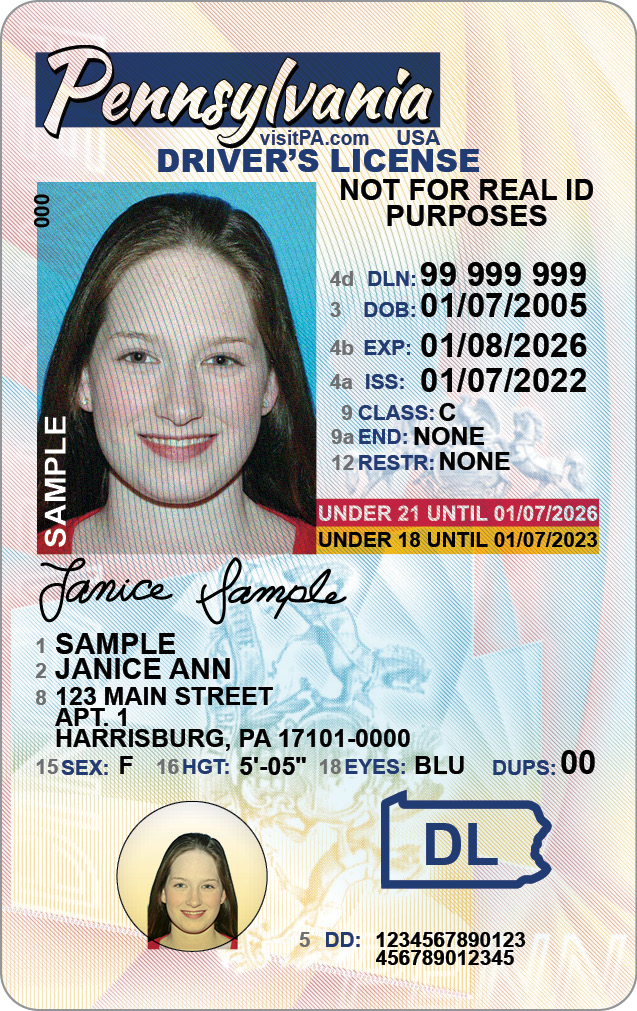
#> input picture images/License-2.jpg, 637 x 1011 px
$ python -i utils.py   (imports and definitions only)
#> lines starting #> are read from the running program, lines starting #| are printed output that depends on the picture; after the words box and inside, x2 and y2 are one past the last pixel; in counts of white or black regions, pixels touching at a corner belong together
import base64
import cv2
import json
import os
import logging

# Set up logging
# [1 line not run here, left out]
logger = logging.getLogger(__name__)


def encode_image(image_path: str) -> str:
    with open(image_path, "rb") as image_file:
        return base64.b64encode(image_file.read()).decode('utf-8')


def preprocess_and_encode_image(image_path: str) -> str:
#> called with image_path = '../images/License-2.jpg'
    try:
        img = cv2.imread(image_path)
#> img is the input picture: shape (1011, 637, 3); mean B, G, R 185.4, 188, 186.1
        if img is None:
            raise ValueError(f"Image at {image_path} could not be read.")

        gray = cv2.cvtColor(img, cv2.COLOR_BGR2GRAY)
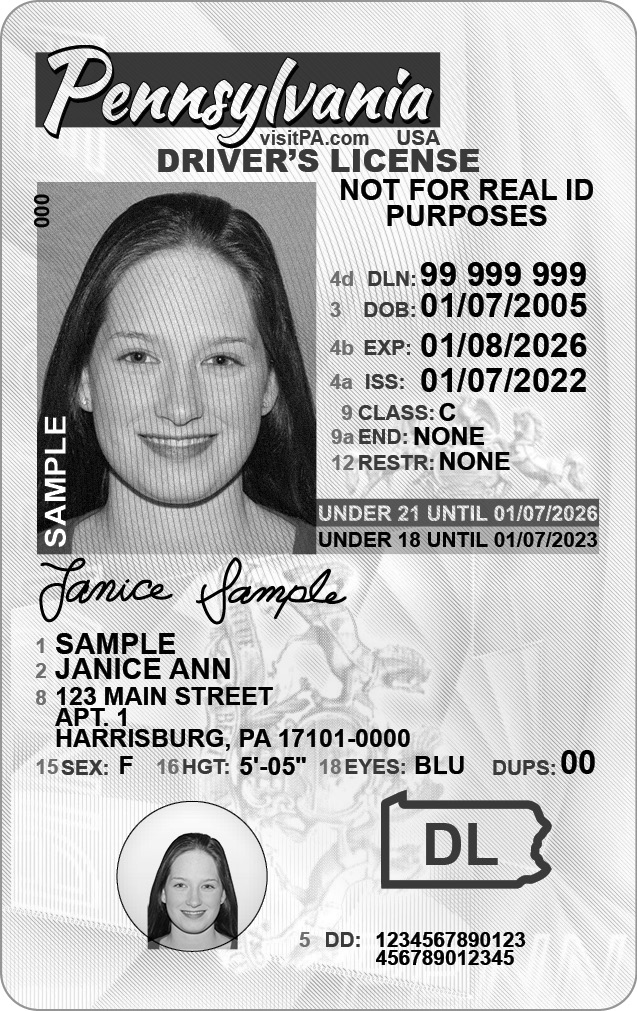
#> gray: shape (1011, 637); min 0, max 255, mean 187.1

        noise_removed = cv2.medianBlur(gray, 3)

        _, thresh = cv2.threshold(noise_removed, 0, 255, cv2.THRESH_BINARY | cv2.THRESH_OTSU)
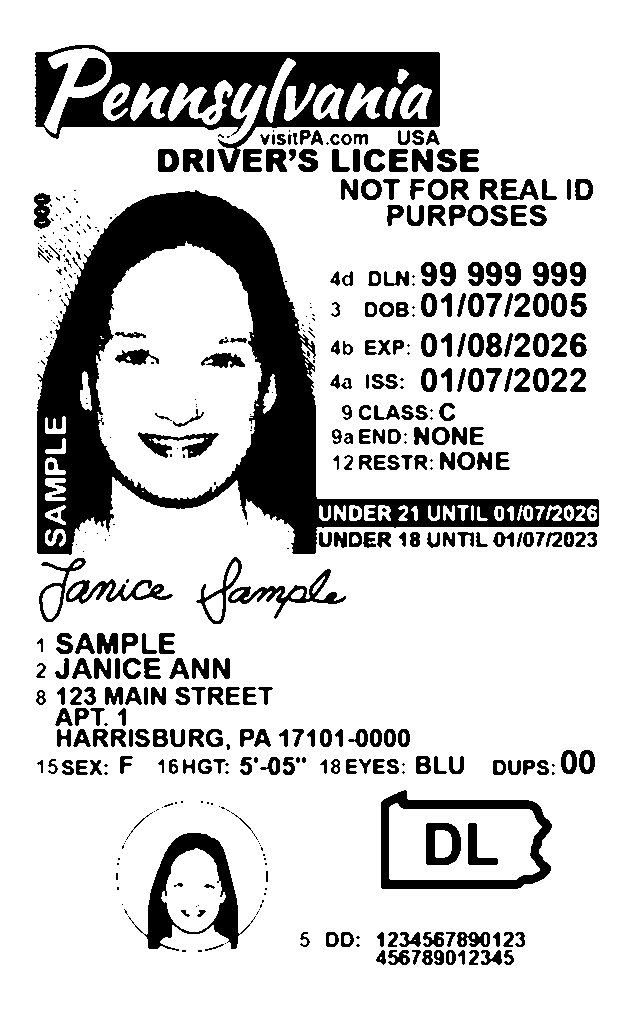
#> thresh: shape (1011, 637); 80.6% white; 490 black regions (194 under 20 px), largest, box (x1, y1, x2, y2) and area: (37, 190, 599, 555) 46490, (35, 45, 440, 172) 21122, (381, 790, 552, 889) 4206

        coords = cv2.findNonZero(thresh)
#> coords = contour of 519272 points, box (x1, y1, x2, y2) (0, 0, 637, 1011), area 0
        angle = cv2.minAreaRect(coords)[-1]
#> angle = -90
        if angle < -45:
            angle = 90 + angle
#> angle = 0

        # Rotate image
        (h, w) = img.shape[:2]
#> h = 1011; w = 637
        center = (w // 2, h // 2)
#> center = (318, 505)
        M = cv2.getRotationMatrix2D(center, angle, 1.0)
#> M = [[1, 0, 0], [0, 1, 0]]
        rotated = cv2.warpAffine(img, M, (w, h), flags=cv2.INTER_CUBIC, borderMode=cv2.BORDER_REPLICATE)

        success, buffer = cv2.imencode(".jpg", rotated)
        if not success:
            raise ValueError("Could not encode image to JPEG format.")

        image_base64 = base64.b64encode(buffer).decode("utf-8")
        return image_base64
    except Exception as e:
        logger.error(f"Error in preprocessing: {str(e)}")
        raise


class FileSaver:
    @staticmethod
    def save_output(result: dict, default_filename: str = "output.json") -> str:
        output_dir = "base_src/output"
        os.makedirs(output_dir, exist_ok=True)

        filename = os.path.join(output_dir, default_filename)

        with open(filename, "w") as f:
            json.dump(result, f, indent=2)

        return filename

>>> result = preprocess_and_encode_image('../images/License-2.jpg')
